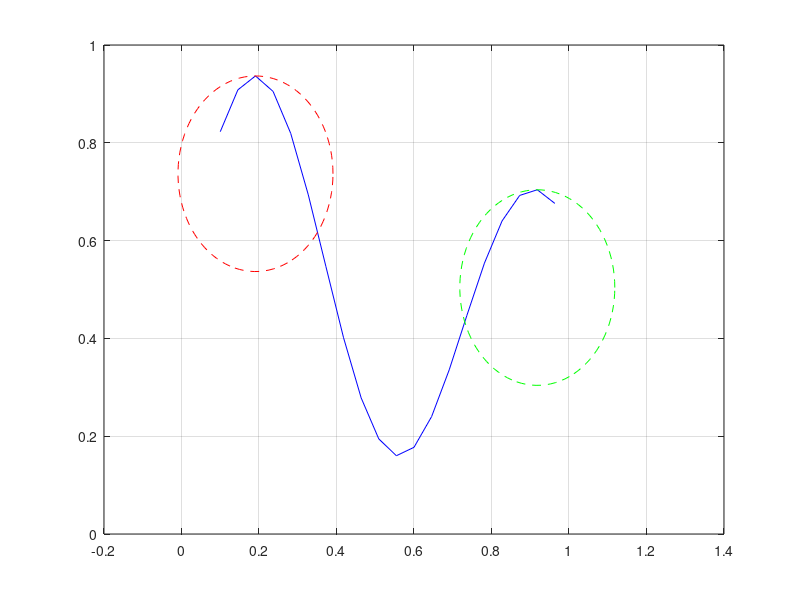
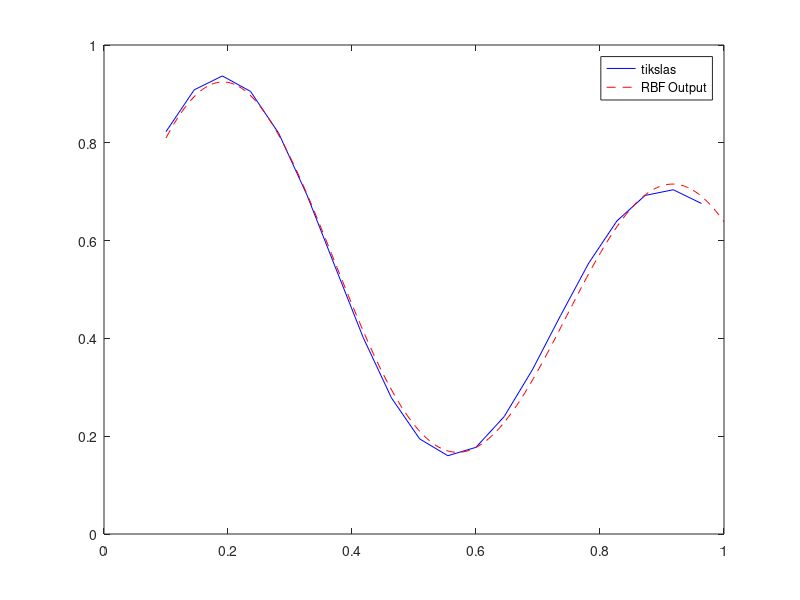
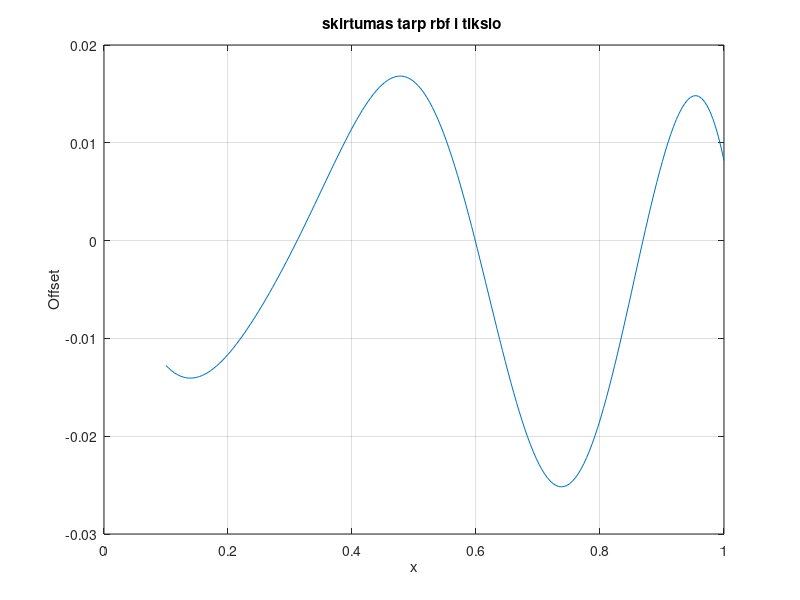

Source code (MATLAB) for these figures, in order:
% Clear previous data and close figures
close all; clear; clc;
%Šis kodas naudoja RBF tinklą sinusoidinei funkcijai aproksimuoti. Svoriai yra mokomi naudojant gradientinį nusileidimą. Grafikai rodo, 
% kaip gerai tinklas aproksimuoja tikslinę funkciją, ir paklaidą tarp tikrosios funkcijos ir tinklo išėjimo.
% Input data
x = 0.1:1/22:1; 
func = ((1 + 0.6*sin(2*pi*x/0.7)) + 0.3*sin(2*pi*x)) / 2;

% Alternative to findpeaks
dy = diff(func); % pirmosios išvestinės skirtumai.
peaks_idx = find(dy(1:end-1) > 0 & dy(2:end) < 0) + 1; % randa vietas, kur funkcijos išvestinė kerta nulį (reiškia piko tašką).
peaks = func(peaks_idx); % saugo atitinkamai pikų reikšmes ir jų vietas.
locs = x(peaks_idx); % Peak locations

% Initialize weights and RBF parameters vietoj daug nueorunu paslaptime
% naudojame tik 2 gauso funkcijos o isejimo 2 funkcijos svorio nes ten
% neurons pasislepes
w0 = randn(1); 
w1 = randn(1); 
w2 = randn(1);
c1 = locs(1,1); r1 = 0.2; %RBF centrų vietos (pasiimamos iš rastų pikų).
c2 = locs(1,2);r2 = 0.2;%RBF funkcijų spinduliai (abu nustatyti kaip 0.2).


% Plot target function with RBF centers and radii
figure(1);
plot(x, func, 'b'); 
hold on;
theta = linspace(0, 2*pi, 100);
xR1 = c1 + r1 * cos(theta); 
yR1 = (peaks(1) - r1) + r1 * sin(theta);
plot(xR1, yR1, 'r--');
xR2 = c2 + r2 * cos(theta); 
yR2 = (peaks(2) - r2) + r2 * sin(theta);
plot(xR2, yR2, 'g--');
grid on; 
hold off;

% Training step size and iterations
eta = 0.1;
for k = 1:4000
    for n = 1:length(x)
        % RBF outputs
        phi1 = exp(-((x(n)-c1)^2) / (2*(r1^2)));
        phi2 = exp(-((x(n)-c2)^2) / (2*(r2^2)));
        % Network output
         y_pred = phi1*w1 + phi2*w2 + w0;
        % Error calculation
        e = func(n) - y_pred;
        
        error = func(n) - y_pred;
        % Update weights
         w1 = w1 + eta * e * phi1;
        w2 = w2 + eta * e * phi2;%Klaida e tarp tikrosios funkcijos reikšmės ir tinklo išėjimo.
        w0 = w0 + eta * e;
    end
end

% Testing the RBF network
x_test = linspace(0.1, 1, 200);
functest = ((1 + 0.6*sin(2*pi*x_test/0.7)) + 0.3*sin(2*pi*x_test)) / 2;

for i = 1:length(x_test)
    % RBF outputs
    phi1 = exp(-((x_test(i)-c1)^2) / (2*(r1^2)));
    phi2 = exp(-((x_test(i)-c2)^2) / (2*(r2^2)));
    % Network output
    y_test(i) = phi1*w1 + phi2*w2 + w0;
    % Offset calculation
    offset(i) = y_test(i) - functest(i);
end

% Plot target vs. RBF output
figure(2);
plot(x, func, "b", x_test, y_test, "r--");
legend('tikslas', 'RBF Output');

% Plot the offset (difference)
figure(3);
plot(x_test, offset);
title('skirtumas tarp rbf i tikslo ');
xlabel('x');
ylabel('Offset');
grid on;
